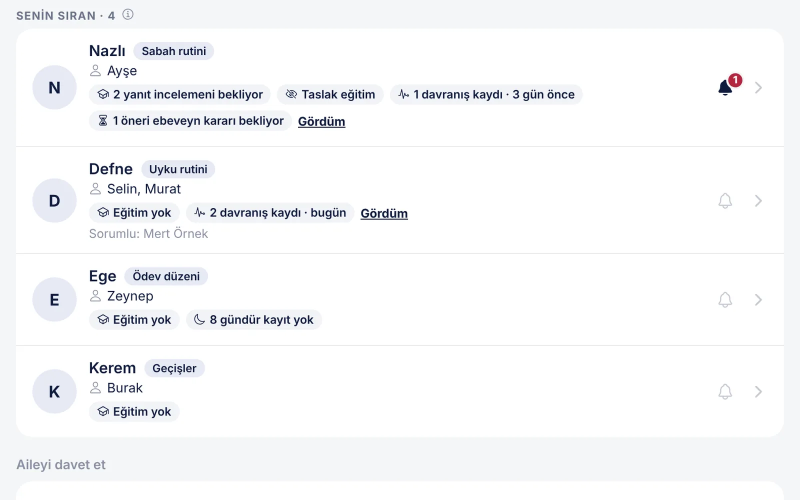
#> input picture tools/landing-alt/assets/board-d.webp, 1600 x 1000 px, given in place of 21-training-summary.png, which was not available (shown at 1/2 size)
$ python shots.py assets assets/board-m.webp
#> lines starting #> are read from the running program, lines starting #| are printed output that depends on the picture
#!/usr/bin/env python3
"""Önizleme derlemesinden alınan ekran görüntülerini tanıtım sayfası görsellerine keser (webp).

Kaynak görüntüler: DSF=2 NOEMU=1 W=1440 H=900 ONLY=training OUT=<D> node tools/qa/crawl.js   (masaüstü, 2x)
                   DSF=3 NOEMU=1 W=393 ONLY=training OUT=<M> node tools/qa/crawl.js          (telefon, 3x)
Kullanım: python3 tools/landing-alt/shots.py <D> <M>
Kutular ekranın kendi CSS pikselinde (masaüstü 1440x900, telefon 393 genişlik): x, y, genişlik, yükseklik.
"""
import sys
from pathlib import Path
from PIL import Image

HERE = Path(__file__).resolve().parent
D, M = Path(sys.argv[1]), Path(sys.argv[2])
# anahtar: (masaüstü dosya, kutu) , (telefon dosya, kutu)
PICK = {
    'hero':  (('21-training-summary.png', (0, 0, 1344, 840)), ('21-training-summary.png', (0, 0, 393, 760))),
    's1':    (('02-library-item.png', (37, 0, 1366, 854)), ('01-library.png', (0, 0, 393, 760))),
    's2':    (None, ('25-training-preview-page.png', (0, 78, 393, 760))),
    's3':    (('30-behavior-abc.png', (312, 168, 1048, 655)), ('30-behavior-abc.png', (0, 348, 393, 760))),
    's4':    (('21-training-summary.png', (336, 75, 1000, 625)), ('21-training-summary.png', (0, 471, 393, 760))),
}

def cut(path, box, scale, size, out):
#> called with box = (0, 0, 1344, 840), scale = 2, size = (1600, 1000)
    im = Image.open(path).convert('RGB')
#> im is the input picture: PIL image 1600x1000 RGB; mean R, G, B 247.4, 248.1, 249.4
    x, y, w, h = [v * scale for v in box]
    h = min(h, im.height - y)
#> h = 1000
    im = im.crop((x, y, x + w, y + h)).resize(size, Image.LANCZOS)
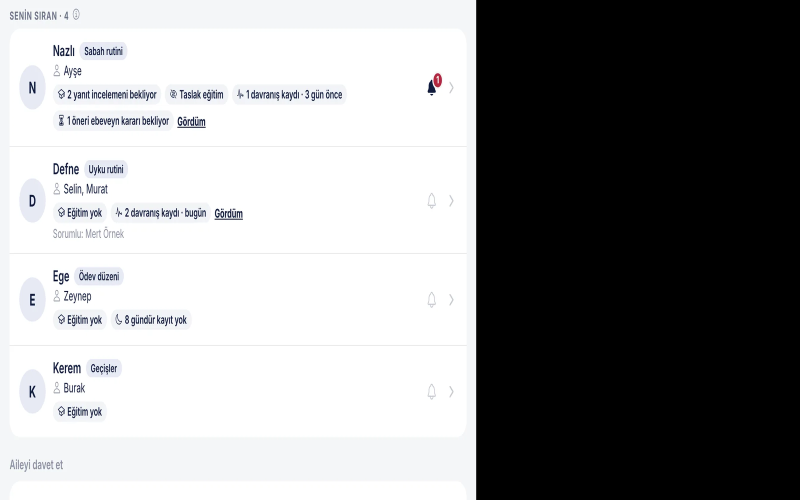
#> im: PIL image 1600x1000 RGB (shown at 1/2 size); mean R, G, B 147.3, 147.7, 148.5
    im.save(out, 'WEBP', quality=82, method=6)
    print(out.name, im.size, out.stat().st_size // 1024, 'KB')
#| hero-d.webp (1600, 1000) 29 KB

if __name__ == '__main__':
    out = HERE / 'assets'; out.mkdir(exist_ok=True)
    for key, (d, m) in PICK.items():
        if d: cut(D / d[0], d[1], 2, (1600, 1000), out / f'{key}-d.webp')
        if m: cut(M / m[0], m[1], 3, (786, 1520), out / f'{key}-m.webp')
#> call 2 of cut, with box = (0, 0, 393, 760), scale = 3, size = (786, 1520)
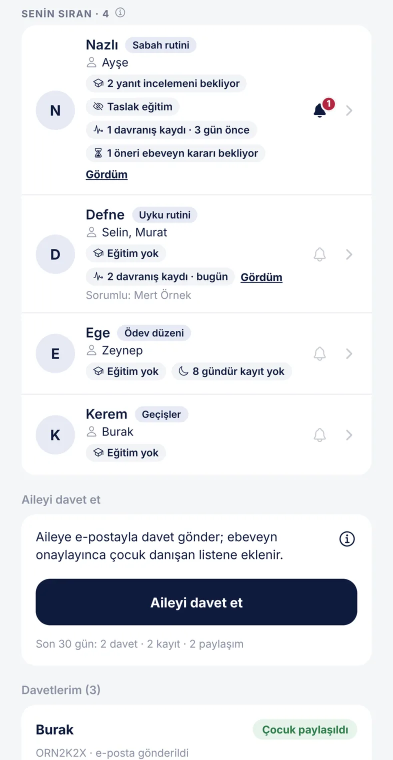
#> input picture tools/landing-alt/assets/board-m.webp, 786 x 1520 px, given in place of 21-training-summary.png, which was not available (shown at 1/2 size)
#> in cut, im is the input picture: PIL image 786x1520 RGB; mean R, G, B 233, 234.7, 237.9
#> in cut (call 2), `im = im.crop((x, y, x + w, y + h)).resize(size, Image.LANCZOS)`:
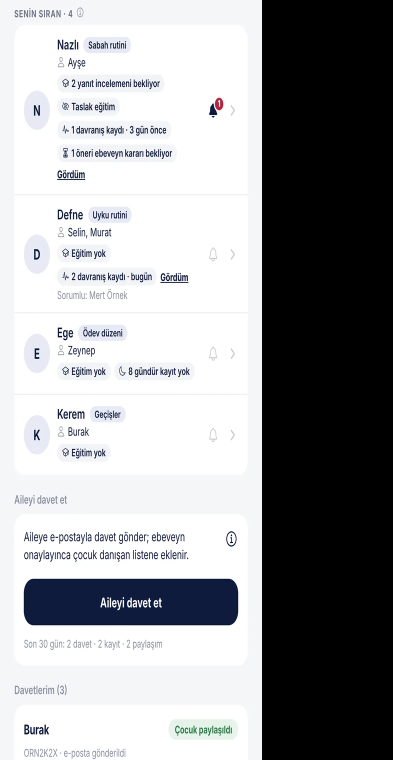
#> im: PIL image 786x1520 RGB (shown at 1/2 size); mean R, G, B 155.3, 156.4, 158.5
#| hero-m.webp (786, 1520) 39 KB
#> (the run stopped early here; a loop or call above may not have finished)
